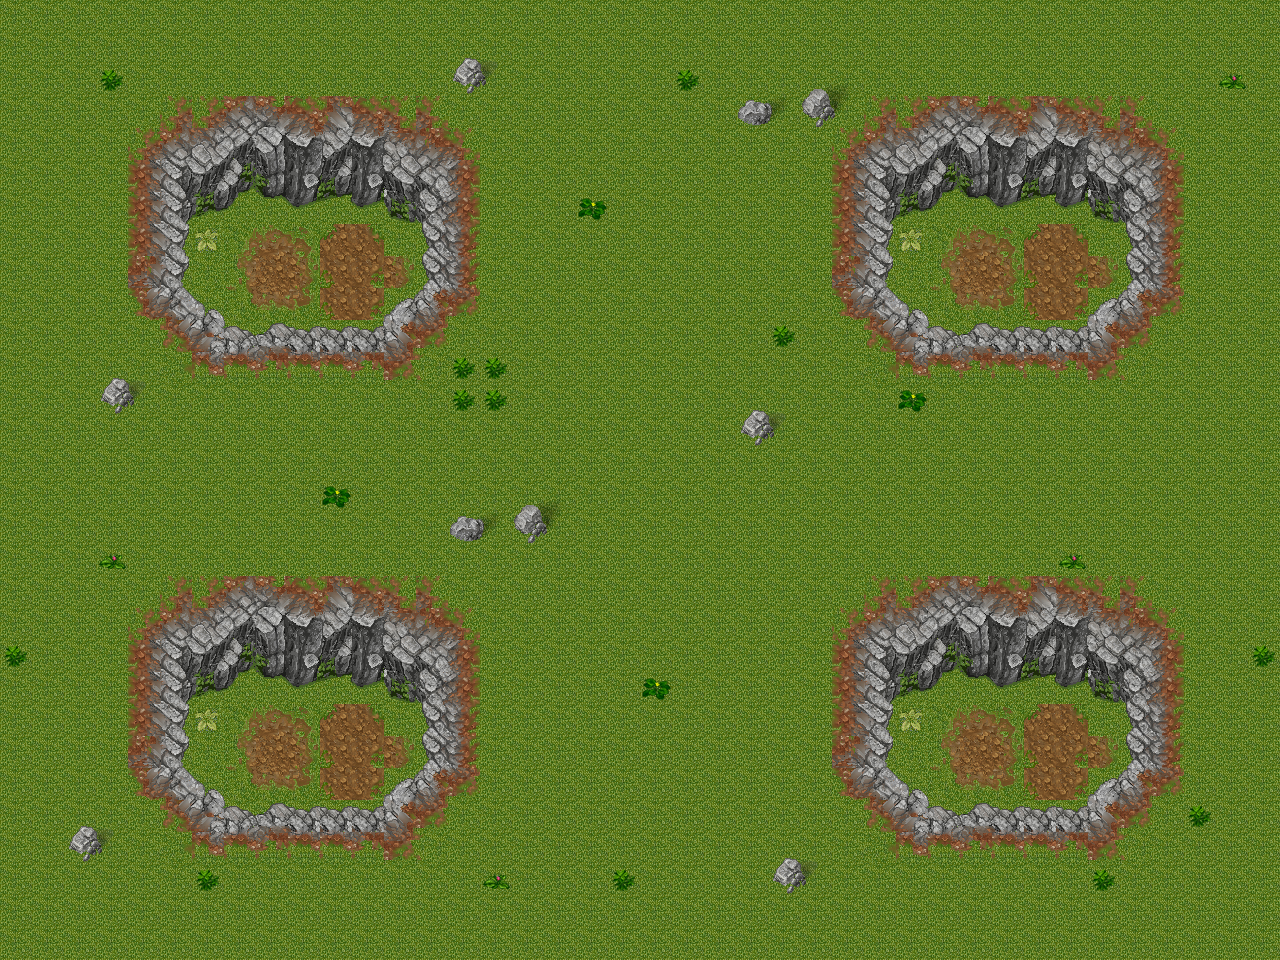

A 2D game scene composited from a Tiled map and its tileset images. What follows is a short description and the map's XML, with each tile layer's data collapsed to a summary:
An orthogonal 40x30 tile map with 32x32 px tiles, 1 tile layer (Tile Layer 1).

<map version="1.0" orientation="orthogonal" width="40" height="30" tilewidth="32" tileheight="32">
 <tileset firstgid="1" name="tmw_grass_spacing" tilewidth="32" tileheight="32">
  <image source="tmw_grass_spacing.png" width="629" height="679" />
  <tile id="33">
   <properties>
    <property name="blocked" value="true" />
   </properties>
  </tile>
  <tile id="35">
   <properties>
    <property name="blocked" value="true" />
   </properties>
  </tile>
  <tile id="73">
   <properties>
    <property name="blocked" value="true" />
   </properties>
  </tile>
  <tile id="230">
   <properties>
    <property name="blocked" value="true" />
   </properties>
  </tile>
  <tile id="231">
   <properties>
    <property name="blocked" value="true" />
   </properties>
  </tile>
  <tile id="232">
   <properties>
    <property name="blocked" value="true" />
   </properties>
  </tile>
  <tile id="233">
   <properties>
    <property name="blocked" value="true" />
   </properties>
  </tile>
  <tile id="234">
   <properties>
    <property name="blocked" value="true" />
   </properties>
  </tile>
  <tile id="235">
   <properties>
    <property name="blocked" value="true" />
   </properties>
  </tile>
  <tile id="236">
   <properties>
    <property name="blocked" value="true" />
   </properties>
  </tile>
  <tile id="237">
   <properties>
    <property name="blocked" value="true" />
   </properties>
  </tile>
  <tile id="238">
   <properties>
    <property name="blocked" value="true" />
   </properties>
  </tile>
  <tile id="249">
   <properties>
    <property name="blocked" value="true" />
   </properties>
  </tile>
  <tile id="250">
   <properties>
    <property name="blocked" value="true" />
   </properties>
  </tile>
  <tile id="251">
   <properties>
    <property name="blocked" value="true" />
   </properties>
  </tile>
  <tile id="252">
   <properties>
    <property name="blocked" value="true" />
   </properties>
  </tile>
  <tile id="253">
   <properties>
    <property name="blocked" value="true" />
   </properties>
  </tile>
  <tile id="254">
   <properties>
    <property name="blocked" value="true" />
   </properties>
  </tile>
  <tile id="255">
   <properties>
    <property name="blocked" value="true" />
   </properties>
  </tile>
  <tile id="256">
   <properties>
    <property name="blocked" value="true" />
   </properties>
  </tile>
  <tile id="257">
   <properties>
    <property name="blocked" value="true" />
   </properties>
  </tile>
  <tile id="268">
   <properties>
    <property name="blocked" value="true" />
   </properties>
  </tile>
  <tile id="269">
   <properties>
    <property name="blocked" value="true" />
   </properties>
  </tile>
  <tile id="270">
   <properties>
    <property name="blocked" value="true" />
   </properties>
  </tile>
  <tile id="271">
   <properties>
    <property name="blocked" value="true" />
   </properties>
  </tile>
  <tile id="272">
   <properties>
    <property name="blocked" value="true" />
   </properties>
  </tile>
  <tile id="273">
   <properties>
    <property name="blocked" value="true" />
   </properties>
  </tile>
  <tile id="274">
   <properties>
    <property name="blocked" value="true" />
   </properties>
  </tile>
  <tile id="275">
   <properties>
    <property name="blocked" value="true" />
   </properties>
  </tile>
  <tile id="276">
   <properties>
    <property name="blocked" value="true" />
   </properties>
  </tile>
  <tile id="287">
   <properties>
    <property name="blocked" value="true" />
   </properties>
  </tile>
  <tile id="288">
   <properties>
    <property name="blocked" value="true" />
   </properties>
  </tile>
  <tile id="289">
   <properties>
    <property name="blocked" value="true" />
   </properties>
  </tile>
  <tile id="290">
   <properties>
    <property name="blocked" value="true" />
   </properties>
  </tile>
  <tile id="291">
   <properties>
    <property name="blocked" value="true" />
   </properties>
  </tile>
  <tile id="292">
   <properties>
    <property name="blocked" value="true" />
   </properties>
  </tile>
  <tile id="293">
   <properties>
    <property name="blockd" value="true" />
   </properties>
  </tile>
  <tile id="294">
   <properties>
    <property name="blocked" value="true" />
   </properties>
  </tile>
  <tile id="295">
   <properties>
    <property name="blocked" value="true" />
   </properties>
  </tile>
  <tile id="306">
   <properties>
    <property name="blocked" value="true" />
   </properties>
  </tile>
  <tile id="307">
   <properties>
    <property name="blocked" value="true" />
   </properties>
  </tile>
  <tile id="308">
   <properties>
    <property name="blocked" value="true" />
   </properties>
  </tile>
  <tile id="309">
   <properties>
    <property name="blocked" value="true" />
   </properties>
  </tile>
  <tile id="310">
   <properties>
    <property name="blocked" value="true" />
   </properties>
  </tile>
  <tile id="311">
   <properties>
    <property name="blocked" value="true" />
   </properties>
  </tile>
  <tile id="312">
   <properties>
    <property name="blocked" value="true" />
   </properties>
  </tile>
  <tile id="313">
   <properties>
    <property name="blocked" value="true" />
   </properties>
  </tile>
  <tile id="314">
   <properties>
    <property name="blocked" value="true" />
   </properties>
  </tile>
  <tile id="325">
   <properties>
    <property name="blocked" value="true" />
   </properties>
  </tile>
  <tile id="326">
   <properties>
    <property name="blocked" value="true" />
   </properties>
  </tile>
  <tile id="327">
   <properties>
    <property name="blocked" value="true" />
   </properties>
  </tile>
  <tile id="328">
   <properties>
    <property name="blocked" value="true" />
   </properties>
  </tile>
  <tile id="329">
   <properties>
    <property name="blocked" value="true" />
   </properties>
  </tile>
  <tile id="330">
   <properties>
    <property name="blocked" value="true" />
   </properties>
  </tile>
  <tile id="331">
   <properties>
    <property name="blocked" value="true" />
   </properties>
  </tile>
  <tile id="332">
   <properties>
    <property name="blocked" value="true" />
   </properties>
  </tile>
  <tile id="333">
   <properties>
    <property name="blocked" value="true" />
   </properties>
  </tile>
  <tile id="345">
   <properties>
    <property name="blocked" value="true" />
   </properties>
  </tile>
  <tile id="346">
   <properties>
    <property name="blocked" value="true" />
   </properties>
  </tile>
  <tile id="347">
   <properties>
    <property name="blocked" value="true" />
   </properties>
  </tile>
  <tile id="348">
   <properties>
    <property name="blocked" value="true" />
   </properties>
  </tile>
  <tile id="349">
   <properties>
    <property name="blocked" value="true" />
   </properties>
  </tile>
  <tile id="350">
   <properties>
    <property name="blocked" value="true" />
   </properties>
  </tile>
  <tile id="351">
   <properties>
    <property name="blocked" value="true" />
   </properties>
  </tile>
 </tileset>
 <layer name="Tile Layer 1" width="40" height="30">
  <data>[1200 cells, 1200 non-empty, 112 distinct tile ids]</data>
 </layer>
</map>
